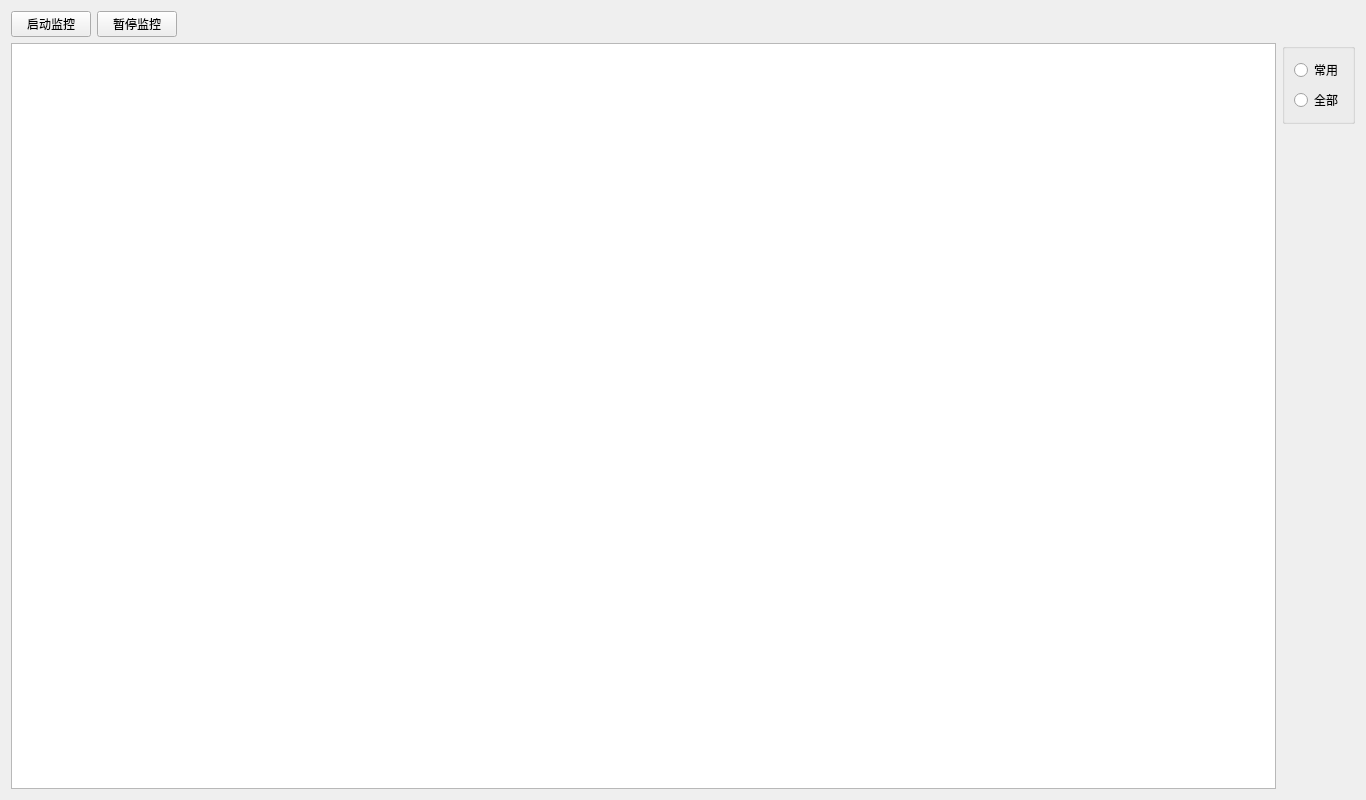
<?xml version="1.0" encoding="UTF-8"?>
<ui version="4.0">
 <class>MonitorWidget</class>
 <widget class="QWidget" name="MonitorWidget">
  <property name="geometry">
   <rect>
    <x>0</x>
    <y>0</y>
    <width>1366</width>
    <height>800</height>
   </rect>
  </property>
  <property name="windowTitle">
   <string>监视器</string>
  </property>
  <property name="windowIcon">
   <iconset resource="../icon.qrc">
    <normaloff>:/icon/res/icon/monitor.png</normaloff>:/icon/res/icon/monitor.png</iconset>
  </property>
  <layout class="QGridLayout" name="gridLayout">
   <item row="2" column="2">
    <spacer name="verticalSpacer">
     <property name="orientation">
      <enum>Qt::Vertical</enum>
     </property>
     <property name="sizeHint" stdset="0">
      <size>
       <width>20</width>
       <height>499</height>
      </size>
     </property>
    </spacer>
   </item>
   <item row="1" column="0" rowspan="2" colspan="2">
    <widget class="QTableWidget" name="tableWidget">
     <property name="editTriggers">
      <set>QAbstractItemView::NoEditTriggers</set>
     </property>
    </widget>
   </item>
   <item row="0" column="0">
    <layout class="QHBoxLayout" name="horizontalLayout">
     <item>
      <widget class="QPushButton" name="startButton">
       <property name="text">
        <string>启动监控</string>
       </property>
       <property name="icon">
        <iconset resource="../icon.qrc">
         <normaloff>:/icon/res/icon/start.png</normaloff>:/icon/res/icon/start.png</iconset>
       </property>
      </widget>
     </item>
     <item>
      <widget class="QPushButton" name="stopButton">
       <property name="text">
        <string>暂停监控</string>
       </property>
       <property name="icon">
        <iconset resource="../icon.qrc">
         <normaloff>:/icon/res/icon/stop.png</normaloff>:/icon/res/icon/stop.png</iconset>
       </property>
      </widget>
     </item>
    </layout>
   </item>
   <item row="0" column="1">
    <spacer name="horizontalSpacer">
     <property name="orientation">
      <enum>Qt::Horizontal</enum>
     </property>
     <property name="sizeHint" stdset="0">
      <size>
       <width>534</width>
       <height>20</height>
      </size>
     </property>
    </spacer>
   </item>
   <item row="1" column="2">
    <widget class="QGroupBox" name="groupBox">
     <property name="title">
      <string/>
     </property>
     <layout class="QVBoxLayout" name="verticalLayout">
      <item>
       <widget class="QRadioButton" name="radioButton">
        <property name="text">
         <string>常用</string>
        </property>
       </widget>
      </item>
      <item>
       <widget class="QRadioButton" name="radioButton_2">
        <property name="text">
         <string>全部</string>
        </property>
       </widget>
      </item>
     </layout>
    </widget>
   </item>
  </layout>
 </widget>
 <resources>
  <include location="../icon.qrc"/>
 </resources>
 <connections/>
</ui>
